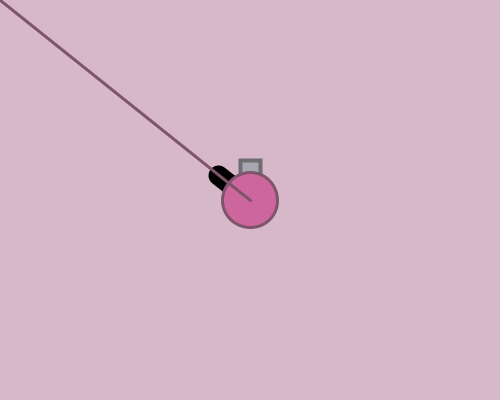
Frame 1 (no input)
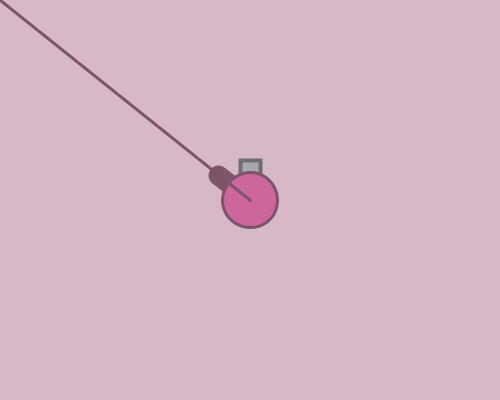
Frame 60 (the mouse pressed at the canvas centre just before this capture)
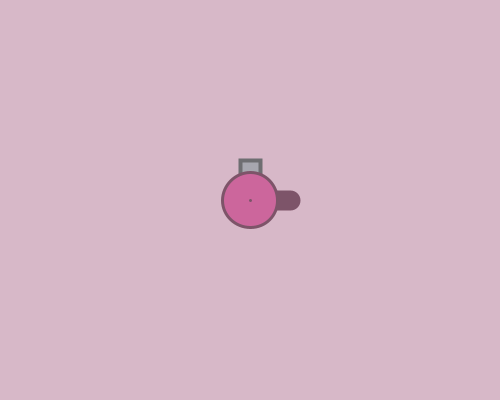
Frame 120 (the mouse held since frame 60 and released just before this capture)

The Processing sketch that drew these frames (run headless with seeded random() and noise(); from frame 60 on, the mouse is pressed at the canvas centre):

// Processing sketch: sketch_07_2
// ── sketch_07_2.pde
void setup(){
  size(500,400);
} 

float x=250, y=200;
void draw(){
  background(215,184,200);
 float dx = mouseX - x, dy = mouseY - y;
 float a = atan2(dy,dx);
 strokeWeight(20);
 line(x,y,x+cos(a)*40, y+sin(a)*40);
 
  fill(167,167,175);
  stroke(110,110,113);
  strokeWeight(4);
  rect(240,160,20,20);
  
 
 fill(204,102,156);
 stroke(125,84,105);
 strokeWeight(3);
 ellipse(x,y,55,55);
 
 line(x,y,mouseX,mouseY);
}
